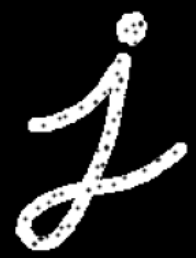
#> input picture image-processing/image.png, 196 x 258 px, found by its file name
$ python transparent.py
#> lines starting #> are read from the running program, lines starting #| are printed output that depends on the picture; after the words box and inside, x2 and y2 are one past the last pixel; in counts of white or black regions, pixels touching at a corner belong together
import cv2
import numpy as np

# Load the image
image = cv2.imread("C:/Users/DELL/Downloads/image.png", cv2.IMREAD_UNCHANGED)
#> image is the input picture: shape (258, 196, 4); mean B, G, R, A 39.3, 39.3, 39.3, 255

# Check if the image has an alpha channel
if image.shape[2] == 4:
    # Image already has an alpha channel, separate it
    bgr_image = image[:, :, :3]
    alpha_image = image[:, :, 3]
#> alpha_image: shape (258, 196); every value is 255
else:
    # Image does not have an alpha channel, create one
    bgr_image = image
    alpha_image = np.ones((bgr_image.shape[0], bgr_image.shape[1]), dtype=np.uint8) * 255

# Convert the image to grayscale
gray = cv2.cvtColor(bgr_image, cv2.COLOR_BGR2GRAY)

# Create a mask where pixel values less than 30 are True
mask = gray < 30
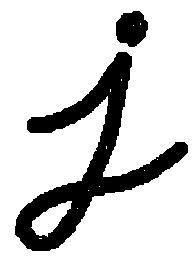
#> mask: shape (258, 196) bool; 81.6% white; 2 black regions, box (x1, y1, x2, y2) and area: (15, 52, 188, 251) 8450, (116, 11, 148, 47) 877

# Create an output image with an alpha channel
output = np.zeros((bgr_image.shape[0], bgr_image.shape[1], 4), dtype=np.uint8)

# Copy the BGR channels to the output image
output[:, :, :3] = bgr_image

# Set the alpha channel: 255 for pixels less than 30, 0 for others
output[:, :, 3] = np.where(mask, 255, 0)

# Save the result
cv2.imwrite('output_image.png', output)

# Optionally, display the result
# cv2.imshow('Result', output)
# cv2.waitKey(0)
# cv2.destroyAllWindows()

$ run again, with image-processing/open.png copied over image-processing/image.png
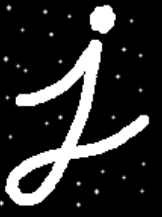
#> input picture image-processing/open.png, 162 x 217 px, found by its file name
#> image is the input picture: shape (217, 162, 4); mean B, G, R, A 44.3, 44.3, 44.3, 255
#> alpha_image: shape (217, 162); every value is 255
#> `mask = gray < 30`:
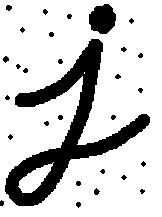
#> mask: shape (217, 162) bool; 80% white; 29 black regions (14 under 20 px), largest, box (x1, y1, x2, y2) and area: (5, 39, 150, 206) 5879, (89, 4, 116, 34) 615, (6, 5, 12, 11) 28
